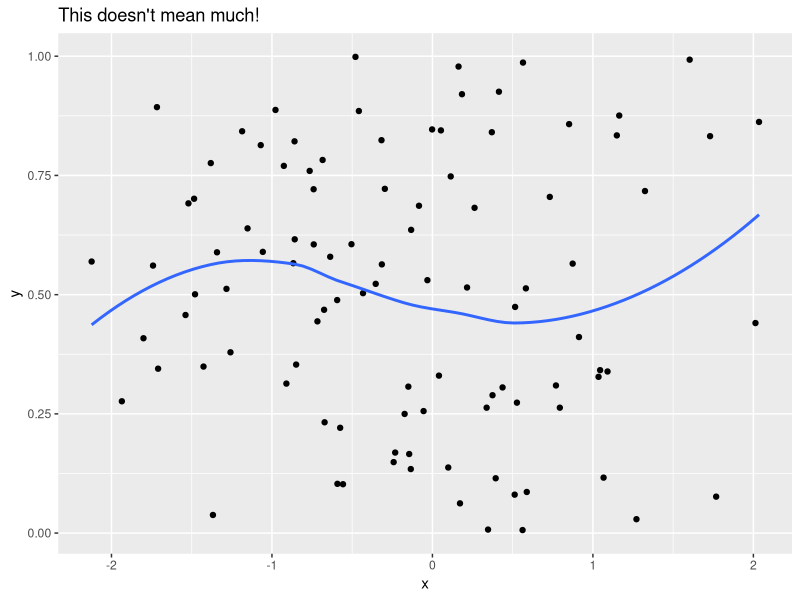

R code for this plot:
## ---- chunk 1
library(tidyverse)

tibble(x=rnorm(100),y=runif(100)) %>%
ggplot(aes(x=x,y=y)) +
  geom_point() +
  geom_smooth(se=FALSE) +
  ggtitle("This doesn't mean much!")


